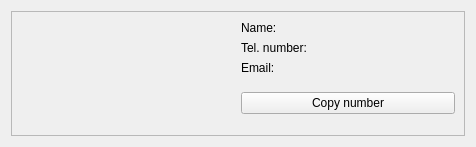
<?xml version="1.0" encoding="UTF-8"?>
<ui version="4.0">
 <class>Form</class>
 <widget class="QWidget" name="Form">
  <property name="geometry">
   <rect>
    <x>0</x>
    <y>0</y>
    <width>476</width>
    <height>147</height>
   </rect>
  </property>
  <property name="windowTitle">
   <string>Form</string>
  </property>
  <layout class="QVBoxLayout" name="verticalLayout">
   <item>
    <widget class="QFrame" name="frame">
     <property name="frameShape">
      <enum>QFrame::StyledPanel</enum>
     </property>
     <property name="frameShadow">
      <enum>QFrame::Plain</enum>
     </property>
     <layout class="QVBoxLayout" name="verticalLayout_2">
      <item>
       <layout class="QGridLayout" name="gridLayout">
        <item row="1" column="0">
         <spacer name="verticalSpacer">
          <property name="orientation">
           <enum>Qt::Vertical</enum>
          </property>
          <property name="sizeHint" stdset="0">
           <size>
            <width>20</width>
            <height>40</height>
           </size>
          </property>
         </spacer>
        </item>
        <item row="0" column="0">
         <widget class="QLabel" name="image">
          <property name="text">
           <string/>
          </property>
         </widget>
        </item>
        <item row="1" column="1">
         <widget class="QPushButton" name="pushButton">
          <property name="text">
           <string>Copy number</string>
          </property>
         </widget>
        </item>
        <item row="0" column="1">
         <layout class="QVBoxLayout" name="verticalLayout_3">
          <item>
           <widget class="QLabel" name="name">
            <property name="text">
             <string>Name:</string>
            </property>
           </widget>
          </item>
          <item>
           <widget class="QLabel" name="tel">
            <property name="text">
             <string>Tel. number:</string>
            </property>
           </widget>
          </item>
          <item>
           <widget class="QLabel" name="email">
            <property name="text">
             <string>Email:</string>
            </property>
           </widget>
          </item>
         </layout>
        </item>
       </layout>
      </item>
     </layout>
    </widget>
   </item>
  </layout>
 </widget>
 <resources/>
 <connections/>
</ui>
